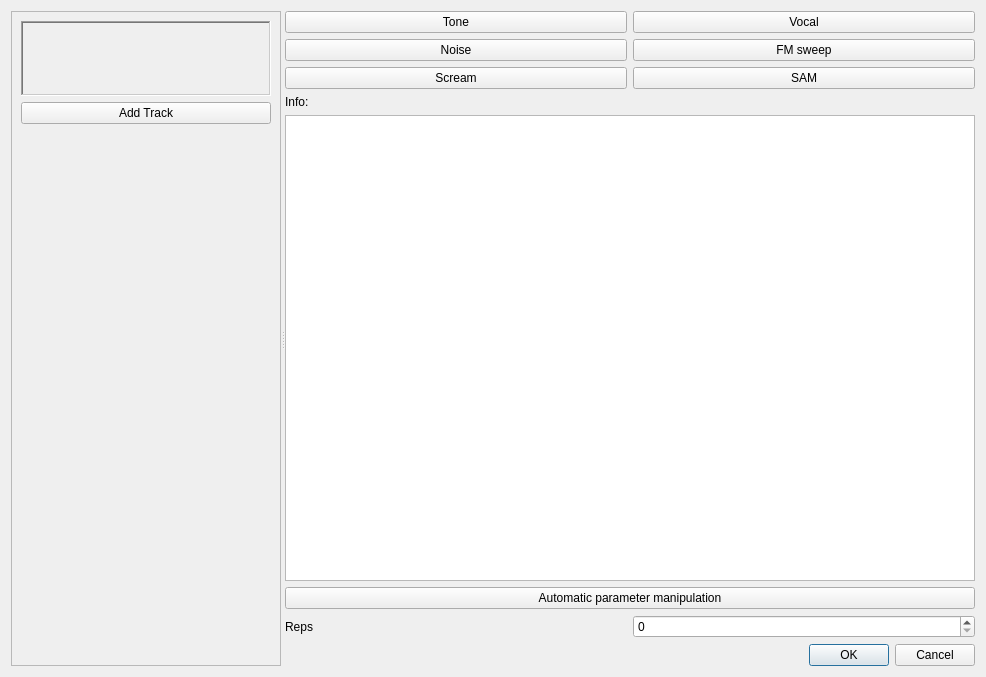
<?xml version="1.0" encoding="UTF-8"?>
<ui version="4.0">
 <class>StimulusEditor</class>
 <widget class="QWidget" name="StimulusEditor">
  <property name="geometry">
   <rect>
    <x>0</x>
    <y>0</y>
    <width>986</width>
    <height>677</height>
   </rect>
  </property>
  <property name="sizePolicy">
   <sizepolicy hsizetype="Expanding" vsizetype="Preferred">
    <horstretch>0</horstretch>
    <verstretch>0</verstretch>
   </sizepolicy>
  </property>
  <property name="windowTitle">
   <string>Form</string>
  </property>
  <layout class="QVBoxLayout" name="verticalLayout_2">
   <item>
    <widget class="QSplitter" name="splitter">
     <property name="orientation">
      <enum>Qt::Horizontal</enum>
     </property>
     <widget class="QScrollArea" name="scrollArea">
      <property name="widgetResizable">
       <bool>true</bool>
      </property>
      <widget class="QWidget" name="scrollAreaWidgetContents">
       <property name="geometry">
        <rect>
         <x>0</x>
         <y>0</y>
         <width>257</width>
         <height>657</height>
        </rect>
       </property>
       <layout class="QVBoxLayout" name="verticalLayout_4">
        <item>
         <layout class="QVBoxLayout" name="track_layout">
          <item>
           <widget class="QFrame" name="track0">
            <property name="sizePolicy">
             <sizepolicy hsizetype="Expanding" vsizetype="Minimum">
              <horstretch>0</horstretch>
              <verstretch>0</verstretch>
             </sizepolicy>
            </property>
            <property name="minimumSize">
             <size>
              <width>0</width>
              <height>75</height>
             </size>
            </property>
            <property name="frameShape">
             <enum>QFrame::WinPanel</enum>
            </property>
            <property name="frameShadow">
             <enum>QFrame::Sunken</enum>
            </property>
            <layout class="QHBoxLayout" name="horizontalLayout">
             <item>
              <spacer name="horizontalSpacer">
               <property name="orientation">
                <enum>Qt::Horizontal</enum>
               </property>
               <property name="sizeHint" stdset="0">
                <size>
                 <width>40</width>
                 <height>20</height>
                </size>
               </property>
              </spacer>
             </item>
            </layout>
           </widget>
          </item>
         </layout>
        </item>
        <item>
         <widget class="QPushButton" name="pushButton">
          <property name="sizePolicy">
           <sizepolicy hsizetype="Minimum" vsizetype="Fixed">
            <horstretch>0</horstretch>
            <verstretch>0</verstretch>
           </sizepolicy>
          </property>
          <property name="text">
           <string>Add Track</string>
          </property>
         </widget>
        </item>
        <item>
         <spacer name="verticalSpacer">
          <property name="orientation">
           <enum>Qt::Vertical</enum>
          </property>
          <property name="sizeHint" stdset="0">
           <size>
            <width>20</width>
            <height>40</height>
           </size>
          </property>
         </spacer>
        </item>
       </layout>
      </widget>
     </widget>
     <widget class="QWidget" name="layoutWidget">
      <layout class="QVBoxLayout" name="verticalLayout">
       <item>
        <layout class="QGridLayout" name="gridLayout">
         <item row="0" column="0">
          <widget class="QPushButton" name="pushButton_2">
           <property name="sizePolicy">
            <sizepolicy hsizetype="Minimum" vsizetype="Fixed">
             <horstretch>0</horstretch>
             <verstretch>0</verstretch>
            </sizepolicy>
           </property>
           <property name="baseSize">
            <size>
             <width>50</width>
             <height>0</height>
            </size>
           </property>
           <property name="text">
            <string>Tone</string>
           </property>
          </widget>
         </item>
         <item row="0" column="1">
          <widget class="QPushButton" name="pushButton_3">
           <property name="sizePolicy">
            <sizepolicy hsizetype="Minimum" vsizetype="Fixed">
             <horstretch>0</horstretch>
             <verstretch>0</verstretch>
            </sizepolicy>
           </property>
           <property name="font">
            <font>
             <kerning>true</kerning>
            </font>
           </property>
           <property name="text">
            <string>Vocal</string>
           </property>
           <property name="checkable">
            <bool>false</bool>
           </property>
           <property name="default">
            <bool>false</bool>
           </property>
           <property name="flat">
            <bool>false</bool>
           </property>
          </widget>
         </item>
         <item row="1" column="0">
          <widget class="QPushButton" name="pushButton_4">
           <property name="text">
            <string>Noise</string>
           </property>
          </widget>
         </item>
         <item row="1" column="1">
          <widget class="QPushButton" name="pushButton_5">
           <property name="text">
            <string>FM sweep</string>
           </property>
          </widget>
         </item>
         <item row="2" column="0">
          <widget class="QPushButton" name="pushButton_6">
           <property name="text">
            <string>Scream</string>
           </property>
          </widget>
         </item>
         <item row="2" column="1">
          <widget class="QPushButton" name="pushButton_7">
           <property name="text">
            <string>SAM</string>
           </property>
          </widget>
         </item>
        </layout>
       </item>
       <item>
        <widget class="QLabel" name="label">
         <property name="text">
          <string>Info:</string>
         </property>
        </widget>
       </item>
       <item>
        <widget class="QListView" name="listView">
         <property name="sizePolicy">
          <sizepolicy hsizetype="Minimum" vsizetype="Expanding">
           <horstretch>0</horstretch>
           <verstretch>0</verstretch>
          </sizepolicy>
         </property>
         <property name="minimumSize">
          <size>
           <width>50</width>
           <height>0</height>
          </size>
         </property>
        </widget>
       </item>
       <item>
        <widget class="QPushButton" name="pushButton_8">
         <property name="text">
          <string>Automatic parameter manipulation</string>
         </property>
        </widget>
       </item>
       <item>
        <layout class="QGridLayout" name="gridLayout_3">
         <item row="0" column="0">
          <widget class="QLabel" name="label_2">
           <property name="text">
            <string>Reps</string>
           </property>
          </widget>
         </item>
         <item row="0" column="1">
          <widget class="QSpinBox" name="spinBox"/>
         </item>
        </layout>
       </item>
       <item>
        <widget class="QDialogButtonBox" name="buttonBox">
         <property name="sizePolicy">
          <sizepolicy hsizetype="Expanding" vsizetype="Fixed">
           <horstretch>0</horstretch>
           <verstretch>0</verstretch>
          </sizepolicy>
         </property>
         <property name="standardButtons">
          <set>QDialogButtonBox::Cancel|QDialogButtonBox::Ok</set>
         </property>
        </widget>
       </item>
      </layout>
     </widget>
    </widget>
   </item>
  </layout>
 </widget>
 <resources/>
 <connections/>
</ui>
